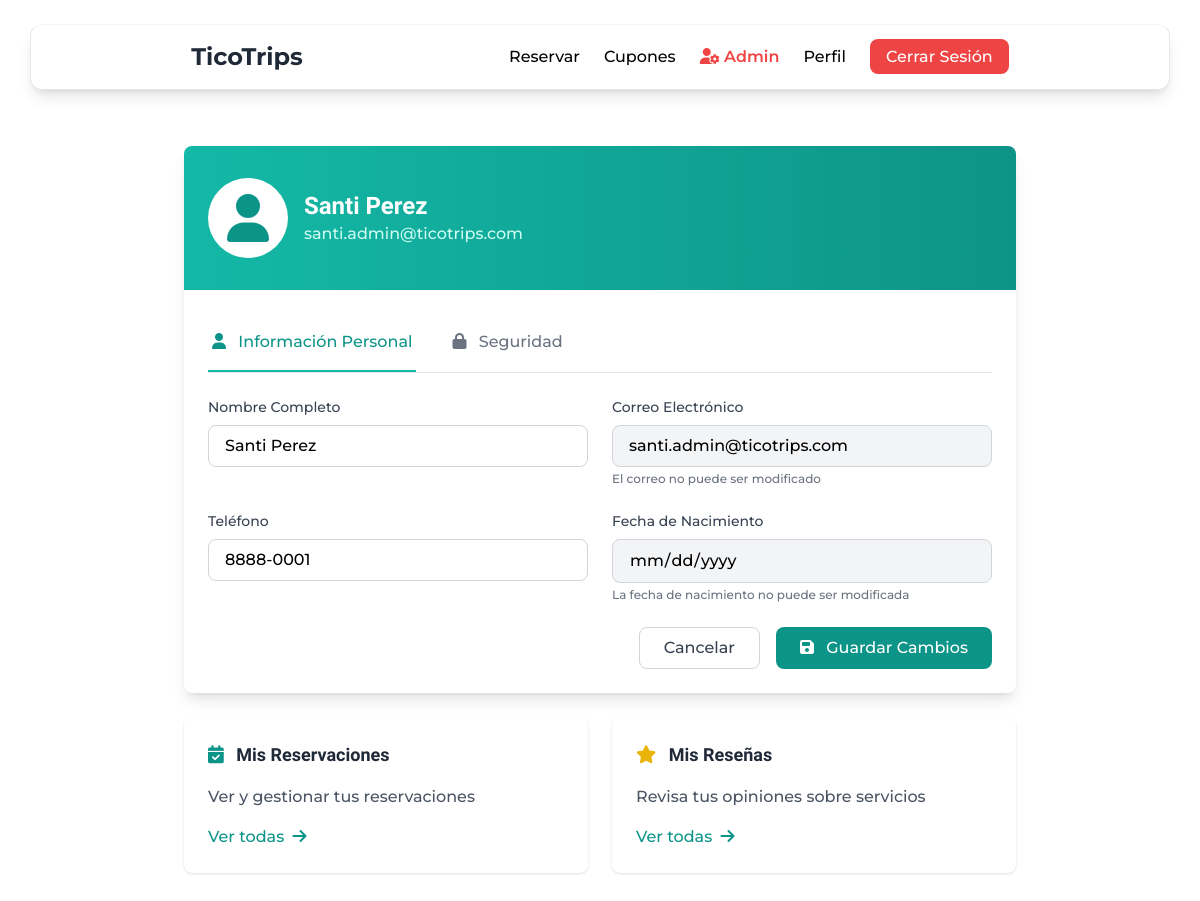
/index.php?controller=profile&action=show (signed in), run on the app's committed database.
### tables this page shows
CREATE TABLE `usuarios` (
`id_usuario` BIGINT UNSIGNED NOT NULL AUTO_INCREMENT,
`nombre_completo` VARCHAR(255) NOT NULL,
`email` VARCHAR(255) NOT NULL UNIQUE,
`telefono` VARCHAR(20),
`fecha_nacimiento` DATE,
`password_hash` VARCHAR(255) NOT NULL,
    
 
`foto_perfil` VARCHAR(500),
`biografia` TEXT,
    
 
`id_rol` INT UNSIGNED NOT NULL DEFAULT 2,  
`id_estatus` INT UNSIGNED NOT NULL DEFAULT 1,  

 
`fecha_registro` TIMESTAMP DEFAULT CURRENT_TIMESTAMP,
`ultima_actualizacion` TIMESTAMP DEFAULT CURRENT_TIMESTAMP ON UPDATE CURRENT_TIMESTAMP,
    
PRIMARY KEY (`id_usuario`),
FOREIGN KEY (`id_rol`) REFERENCES `roles`(`id_rol`),
FOREIGN KEY (`id_estatus`) REFERENCES `estatus`(`id_estatus`)
);

### app/controllers/ProfileController.php (called while the page is built, shortened)
<?php
class ProfileController {
    private $userModel;
    public function __construct() {
        $this->pdo = Database::getInstance()->getConnection();
        $this->userModel = new User($this->pdo);
    }
    public function show() {
        $user = $this->userModel->getUserById($_SESSION['user_id']);
        require_once __DIR__ . '/../views/profile/profile.php';
    }
}

### app/models/User.php (called while the page is built, shortened)
<?php
class User {
    private $pdo;
    public function __construct($pdo) {
        $this->pdo = $pdo;
    }
    public function getUserById($id) {
        try {
            $stmt = $this->pdo->prepare("
                SELECT id_usuario, nombre_completo, email, telefono, fecha_nacimiento,
                       id_rol, id_estatus, foto_perfil
                FROM usuarios
                WHERE id_usuario = ?
            ");
            $stmt->execute([$id]);
            return $stmt->fetch();
        } catch (PDOException $e) {
            Logger::error("Error obteniendo usuario: " . $e->getMessage());
            throw $e;
        }
    }
}

### app/config/autoload.php (called while the page is built, shortened)
<?php
spl_autoload_register(function ($class) {
    $directories = [
        __DIR__ . '/../controllers/',
        __DIR__ . '/../models/',
        __DIR__ . '/../config/'
    ];
    foreach ($directories as $directory) {
        $file = $directory . $class . '.php';
        if (file_exists($file)) {
            return;
        }
    }
});

### app/config/database.php (called while the page is built, shortened)
<?php
class Database {
    private static $instance = null;
    private $pdo;
    private $db_host = 'localhost';
    private $db_name = 'tico_trips_db';
    private $db_user = 'root';
    private $db_pass = '';
    private $db_charset = 'utf8mb4';
    private $db_port = 3306;
    private function __construct() {
        $dsn = "mysql:host={$this->db_host};dbname={$this->db_name};charset={$this->db_charset};port={$this->db_port}";
        $options = [
            PDO::ATTR_ERRMODE => PDO::ERRMODE_EXCEPTION,
            PDO::ATTR_DEFAULT_FETCH_MODE => PDO::FETCH_ASSOC,
            PDO::ATTR_EMULATE_PREPARES => false
        ];
        try {
            $this->pdo = new PDO($dsn, $this->db_user, $this->db_pass, $options);
        } catch (PDOException $e) {
            error_log("Error de conexión a la base de datos: " . $e->getMessage());
            die("Error de conexión a la base de datos. Contacte al administrador.");
        }
    }
    public static function getInstance() {
        if (self::$instance === null) {
            self::$instance = new self();
        }
        return self::$instance;
    }
    public function getConnection() {
        return $this->pdo;
    }
}

### app/views/profile/profile.php (the view, shortened to what this page needs)
<?php
require_once __DIR__ . '/../layouts/header.php';
?>
<main class="max-w-4xl mx-auto px-4 sm:px-6 lg:px-8 py-8">
    <div class="bg-white shadow-lg rounded-lg overflow-hidden">
        <div class="bg-gradient-to-r from-teal-500 to-teal-600 px-6 py-8">
            <div class="flex items-center space-x-4">
                <div class="w-20 h-20 rounded-full bg-white flex items-center justify-center">
                    <?php if (!empty($user['foto_perfil'])): ?>
                        <img src="<?= htmlspecialchars($user['foto_perfil']) ?>"
                             alt="Foto de perfil"
                             class="w-full h-full rounded-full object-cover">
                    <?php else: ?>
                        <i class="fas fa-user fa-3x text-teal-600"></i>
                    <?php endif; ?>
                </div>
                <div class="text-white">
                    <h1 class="text-2xl font-bold"><?= htmlspecialchars($user['nombre_completo']) ?></h1>
                    <p class="text-teal-100"><?= htmlspecialchars($user['email']) ?></p>
                </div>
            </div>
        </div>
        <div class="p-6">
            <div class="border-b border-gray-200 mb-6">
                <nav class="flex space-x-8" aria-label="Tabs">
                    <button data-tab="info" class="profile-tab border-b-2 border-teal-500 text-teal-600 py-4 px-1 font-medium">
                        <i class="fas fa-user mr-2"></i> Información Personal
                    </button>
                    <button data-tab="security" class="profile-tab border-b-2 border-transparent text-gray-500 hover:text-gray-700 py-4 px-1 font-medium">
                        <i class="fas fa-lock mr-2"></i> Seguridad
                    </button>
                </nav>
            </div>
            <div id="tab-info" class="tab-content">
                <form method="POST" action="index.php?controller=profile&action=update" class="space-y-6">
                    <div class="grid grid-cols-1 md:grid-cols-2 gap-6">
                        <div>
                            <label for="nombre" class="block text-sm font-medium text-gray-700 mb-2">
                                Nombre Completo
                            </label>
                            <input type="text" id="nombre" name="nombre"
                                   value="<?= htmlspecialchars($user['nombre_completo']) ?>"
                                   class="w-full px-4 py-2 border border-gray-300 rounded-lg focus:ring-2 focus:ring-teal-500 focus:border-transparent">
                        </div>
                        <div>
                            <label for="email" class="block text-sm font-medium text-gray-700 mb-2">
                                Correo Electrónico
                            </label>
                            <input type="email" id="email" name="email"
                                   value="<?= htmlspecialchars($user['email']) ?>"
                                   disabled
                                   class="w-full px-4 py-2 border border-gray-300 rounded-lg bg-gray-100 cursor-not-allowed">
                            <p class="text-xs text-gray-500 mt-1">El correo no puede ser modificado</p>
                        </div>
                        <div>
                            <label for="telefono" class="block text-sm font-medium text-gray-700 mb-2">
                                Teléfono
                            </label>
                            <input type="tel" id="telefono" name="telefono"
                                   value="<?= htmlspecialchars($user['telefono'] ?? '') ?>"
                                   class="w-full px-4 py-2 border border-gray-300 rounded-lg focus:ring-2 focus:ring-teal-500 focus:border-transparent">
                        </div>
                        <div>
                            <label for="fecha_nacimiento" class="block text-sm font-medium text-gray-700 mb-2">
                                Fecha de Nacimiento
                            </label>
                            <input type="date" id="fecha_nacimiento" name="fecha_nacimiento"
                                   value="<?= htmlspecialchars($user['fecha_Nacimiento'] ?? '') ?>"
                                   disabled
                                   class="w-full px-4 py-2 border border-gray-300 rounded-lg bg-gray-100 cursor-not-allowed">
                            <p class="text-xs text-gray-500 mt-1">La fecha de nacimiento no puede ser modificada</p>
                        </div>
                    </div>
                    <div class="flex justify-end space-x-4">
                        <button type="button" onclick="window.history.back()"
                                class="px-6 py-2 border border-gray-300 rounded-lg text-gray-700 hover:bg-gray-50 transition">
                            Cancelar
                        </button>
                        <button type="submit"
                                class="px-6 py-2 bg-teal-600 text-white rounded-lg hover:bg-teal-700 transition">
                            <i class="fas fa-save mr-2"></i> Guardar Cambios
                        </button>
                    </div>
                </form>
            </div>
        </div>
    </div>
    <div class="mt-6 grid grid-cols-1 md:grid-cols-2 gap-6">
        <div class="bg-white shadow rounded-lg p-6">
            <h3 class="text-lg font-semibold text-gray-800 mb-4">
                <i class="fas fa-calendar-check text-teal-600 mr-2"></i> Mis Reservaciones
            </h3>
            <p class="text-gray-600 mb-4">Ver y gestionar tus reservaciones</p>
            <a href="index.php?controller=reservation&action=myReservations"
               class="text-teal-600 hover:text-teal-700 font-medium">
                Ver todas <i class="fas fa-arrow-right ml-1"></i>
            </a>
        </div>
        <div class="bg-white shadow rounded-lg p-6">
            <h3 class="text-lg font-semibold text-gray-800 mb-4">
                <i class="fas fa-star text-yellow-500 mr-2"></i> Mis Reseñas
            </h3>
            <p class="text-gray-600 mb-4">Revisa tus opiniones sobre servicios</p>
            <a href="#" class="text-teal-600 hover:text-teal-700 font-medium">
                Ver todas <i class="fas fa-arrow-right ml-1"></i>
            </a>
        </div>
    </div>
</main>
<?php require_once __DIR__ . '/../layouts/footer.php'; ?>

### app/public/css/index.css (style rules this page uses)
body { font-family: 'Montserrat', sans-serif; font-weight: 500; }
h1,h2,h3,h4 { font-family: "Momo Trust Display", sans-serif; }

### data on the page
usuarios: nombre_completo "Santi Perez", email "santi.admin@ticotrips.com", nombre "Santi Perez", telefono "8888-0001"
